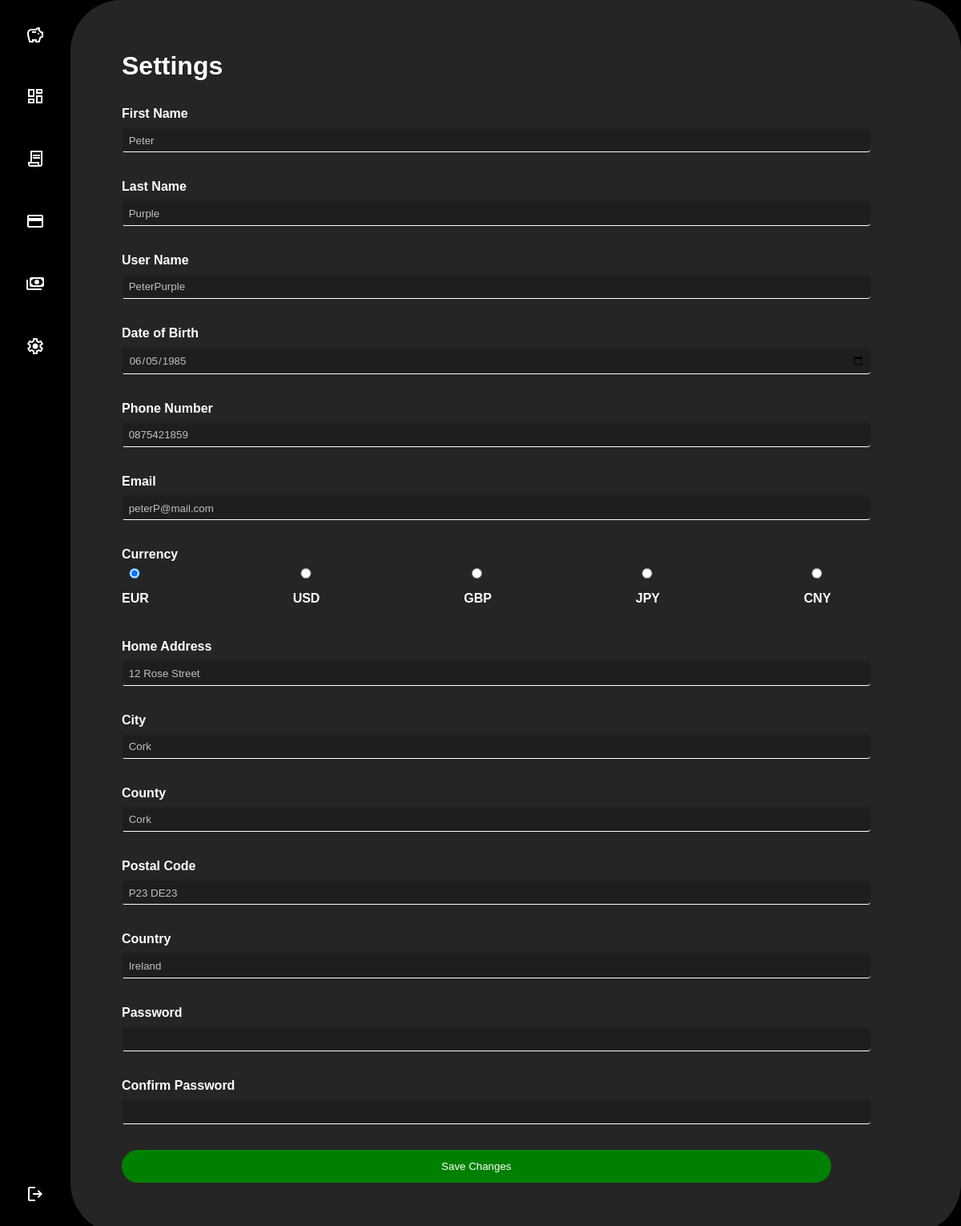
The page /settings (signed in) on the database its author committed.
### tables this page shows
CREATE TABLE "users" (
  userId INTEGER PRIMARY KEY,
  userName VARCHAR(20) NOT NULL,
  firstName VARCHAR(20) NOT NULL,
  lastName VARCHAR(20) NOT NULL,
  dob DATE NOT NULL,
  phoneNum VARCHAR(10) NOT NULL CHECK (LENGTH(phoneNum) = 10),
  email VARCHAR(50) NOT NULL,
  currency VARCHAR(5) NOT NULL,
  homeAddress VARCHAR(100) NOT NULL,  
  city VARCHAR(50) NOT NULL,          
  county VARCHAR(50) NOT NULL,        
  postalCode VARCHAR(10) NOT NULL,
  country VARCHAR(50) NOT NULL,
  freezeAccount BOOLEAN DEFAULT 0,
  createdAccount TIMESTAMP NOT NULL,       
  password VARCHAR(25) NOT NULL
);

### app.py (the view, shortened to what this page needs)
@app.route("/settings", methods=["GET", "POST"])
@login_required
def settings():
    form = settingsForm()
    db = get_db()
    user = db.execute(
        """
        SELECT *
        FROM users
        WHERE userId = ?""",
        (g.user,),
    ).fetchone()
    if request.method == "GET":
        form.firstName.data = user["firstName"]
        form.lastName.data = user["lastName"]
        form.userName.data = user["userName"]
        form.dob.data = user["dob"]
        form.phoneNum.data = user["phoneNum"]
        form.email.data = user["email"]
        form.currency.data = user["currency"]
        form.homeAddress.data = user["homeAddress"]
        form.city.data = user["city"]
        form.county.data = user["county"]
        form.postalCode.data = user["postalCode"]
        form.country.data = user["country"]
    return render_template("user/settings.html", user=user, form=form)

### app.py (called while the page is built)
@app.before_request
def load_logged_in_user():
    g.user = session.get("userId", None)

@app.before_request
def kickFrozenAccount():
    db = get_db()
    if g.user is not None:
        admin = db.execute(
            """
            SELECT *
            FROM adminAccounts
            WHERE userId = ?
            """,
            (g.user,),
        ).fetchone()
        if admin is None:
            account = db.execute(
                """
                SELECT *
                FROM users
                WHERE userId = ?
                """,
                (g.user,),
            ).fetchone()
            if account["freezeAccount"] == 1:
                session.clear()

def login_required(view):
    @wraps(view)
    def wrapped_view(*args, **kwargs):
        if g.user is None:
            return redirect(url_for("login", next=request.url))
        return view(*args, **kwargs)
    return wrapped_view

### database.py (called while the page is built)
def get_db():
    if "db" not in g:
        g.db = sqlite3.connect(DATABASE, detect_types=sqlite3.PARSE_DECLTYPES)
        g.db.row_factory = sqlite3.Row
    return g.db

### templates/user/settings.html (shortened to what this page needs)
{% extends "user/base.html" %}
{% block head %}
<link rel="stylesheet" href="{{ url_for('static', filename='css/user/settings.css') }}">
{% endblock %}
{% block content %}
<div class="background">
    <div class="leftPanel">
        <h1>Settings</h1>
        <form action="" method="POST" novalidate>
            {{ form.firstName.label }} {{ form.firstName }}<br>
            {{ form.lastName.label }} {{ form.lastName }}<br>
            {{ form.userName.label }} {{ form.userName }} <br>
            {{ form.dob.label }} {{ form.dob }}<br>
            {{ form.phoneNum.label }} {{ form.phoneNum }}<br>
            {{ form.email.label }} {{ form.email }}<br>
            {{ form.currency.label }} {{ form.currency }}<br>
            {{ form.homeAddress.label }} {{ form.homeAddress }}<br>
            {{ form.city.label }} {{ form.city }}<br>
            {{ form.county.label }} {{ form.county }}<br>
            {{ form.postalCode.label }} {{ form.postalCode }}<br>
            {{ form.country.label }} {{ form.country }}<br>
            {{ form.password.label }} {{ form.password }}<br>
            {{ form.confirmPassword.label }} {{ form.confirmPassword }}<br>
            {{ form.submit() }}
        </form>
    </div>
</div>
{% endblock %}

### static/css/base.css (style rules this page uses)
:root { --Main-bg-color: black; --Secondary-bg-color: #1e1e1e; --Tertiary-bg-color: #252525; --Main-font-size: 16px; --Main-font-color: white; --Secondary-font-color: #7e7e7e; --Main-hover-color: #7e7e7e; --Main-error-color: red; }
* { margin: 0; padding: 0; box-sizing: border-box; font-family: Arial, sans-serif; }
html { background-color: var(--Tertiary-bg-color); font-size: var(--Main-font-size); }
body { background-color: var(--Main-bg-color); color: var(--Main-font-color); display: flex; }
.background { background-color: var(--Main-bg-color); z-index: 0; display: flex; flex-direction: row; width: 100%; height: auto; min-height: 100vh; align-items: stretch; }
.leftPanel { background-color: var(--Tertiary-bg-color); border-radius: 4em; padding: 4em; width: 100%; }
label { display: block; font-weight: bold; margin-bottom: 0.5em; }
input, select { width: 95%; padding: 0.5em; background-color: #1e1e1e; border-bottom: 1px solid #ffffff; border-right: var(--Secondary-bg-color); color: rgb(192, 192, 192); border-radius: 4px; display: block; }
#submit { background-color: green; color: var(--Main-font-color); }
#submit { width: 90%; padding: 1em; border: none; border-radius: 2em; cursor: pointer; grid-column: span 2; margin-top: 1em; }

### static/css/user/settings.css (style rules this page uses)
h1 { margin-bottom: 1em; }
label { margin-top: 1em; }

### rows shown on the page
users: firstName "Peter", lastName "Purple", userName "PeterPurple", dob "06/05/1985", phoneNum "0875421859", email "peterP@mail.com", currency "☑ EUR ☐ USD ☐ GBP ☐ JPY ☐ CNY", homeAddress "12 Rose Street", city "Cork", county "Cork", postalCode "P23 DE23", country "Ireland"
